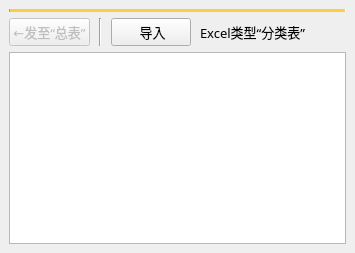
         <widget class="QWidget" name="tab_2">
          <attribute name="title">
           <string>分类表</string>
          </attribute>
          <layout class="QVBoxLayout" name="verticalLayout_7">
           <property name="spacing">
            <number>6</number>
           </property>
           <property name="leftMargin">
            <number>9</number>
           </property>
           <property name="topMargin">
            <number>9</number>
           </property>
           <property name="rightMargin">
            <number>9</number>
           </property>
           <property name="bottomMargin">
            <number>9</number>
           </property>
           <item>
            <widget class="Line" name="line_4">
             <property name="palette">
              <palette>
               <active>
                <colorrole role="Mid">
                 <brush brushstyle="SolidPattern">
                  <color alpha="255">
                   <red>255</red>
                   <green>205</green>
                   <blue>66</blue>
                  </color>
                 </brush>
                </colorrole>
               </active>
               <inactive>
                <colorrole role="Mid">
                 <brush brushstyle="SolidPattern">
                  <color alpha="255">
                   <red>255</red>
                   <green>205</green>
                   <blue>66</blue>
                  </color>
                 </brush>
                </colorrole>
               </inactive>
               <disabled>
                <colorrole role="Mid">
                 <brush brushstyle="SolidPattern">
                  <color alpha="255">
                   <red>255</red>
                   <green>205</green>
                   <blue>66</blue>
                  </color>
                 </brush>
                </colorrole>
               </disabled>
              </palette>
             </property>
             <property name="midLineWidth">
              <number>20</number>
             </property>
             <property name="orientation">
              <enum>Qt::Horizontal</enum>
             </property>
            </widget>
           </item>
           <item>
            <layout class="QHBoxLayout" name="horizontalLayout_4">
             <property name="spacing">
              <number>9</number>
             </property>
             <item>
              <widget class="QPushButton" name="QuanBtnImportClassificationToQuan">
               <property name="enabled">
                <bool>false</bool>
               </property>
               <property name="font">
                <font>
                 <family>微软雅黑</family>
                 <pointsize>10</pointsize>
                </font>
               </property>
               <property name="text">
                <string>←发至“总表”</string>
               </property>
              </widget>
             </item>
             <item>
              <widget class="Line" name="line">
               <property name="orientation">
                <enum>Qt::Vertical</enum>
               </property>
              </widget>
             </item>
             <item>
              <widget class="QPushButton" name="QuanBtnImportClassification">
               <property name="minimumSize">
                <size>
                 <width>0</width>
                 <height>0</height>
                </size>
               </property>
               <property name="maximumSize">
                <size>
                 <width>16777215</width>
                 <height>16777215</height>
                </size>
               </property>
               <property name="font">
                <font>
                 <family>微软雅黑</family>
                 <pointsize>10</pointsize>
                </font>
               </property>
               <property name="toolTip">
                <string>&lt;html&gt;&lt;head/&gt;&lt;body&gt;&lt;p&gt;点击下方表格 解锁按钮&lt;/p&gt;&lt;/body&gt;&lt;/html&gt;</string>
               </property>
               <property name="text">
                <string> 导入</string>
               </property>
              </widget>
             </item>
             <item>
              <widget class="QLabel" name="label_11">
               <property name="font">
                <font>
                 <family>微软雅黑</family>
                 <pointsize>10</pointsize>
                </font>
               </property>
               <property name="text">
                <string>Excel类型“分类表”</string>
               </property>
              </widget>
             </item>
             <item>
              <spacer name="horizontalSpacer">
               <property name="orientation">
                <enum>Qt::Horizontal</enum>
               </property>
               <property name="sizeHint" stdset="0">
                <size>
                 <width>40</width>
                 <height>20</height>
                </size>
               </property>
              </spacer>
             </item>
            </layout>
           </item>
           <item>
            <widget class="QTableView" name="tableView_2">
             <property name="font">
              <font>
               <family>微软雅黑</family>
               <pointsize>10</pointsize>
              </font>
             </property>
            </widget>
           </item>
          </layout>
         </widget>
